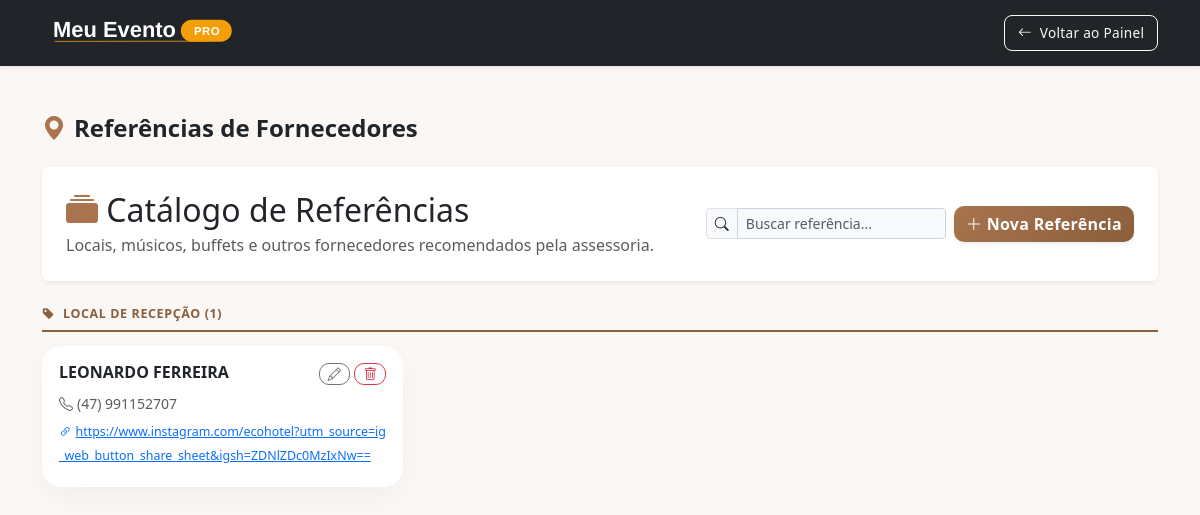
Page /referencias.php (signed in) on the committed database.
### tables this page shows
CREATE TABLE `referencias_fornecedores` (
  `id` int(11) NOT NULL,
  `categoria` varchar(50) NOT NULL,
  `nome` varchar(150) NOT NULL,
  `contato` varchar(100) DEFAULT NULL,
  `email` varchar(150) DEFAULT NULL,
  `redes_sociais` varchar(255) DEFAULT NULL,
  `endereco` varchar(255) DEFAULT NULL,
  `observacoes` text DEFAULT NULL,
  `criado_em` timestamp NOT NULL DEFAULT current_timestamp()
);

### referencias.php (the view, shortened to what this page needs)
<?php
require_once 'conexao.php';
try {
    $pdo->query("SELECT 1 FROM referencias_fornecedores LIMIT 1");
} catch (Exception $e) {
    $pdo->exec("
        CREATE TABLE referencias_fornecedores (
            id            INT AUTO_INCREMENT PRIMARY KEY,
            categoria     VARCHAR(50)  NOT NULL,
            nome          VARCHAR(150) NOT NULL,
            contato       VARCHAR(100) NULL,
            email         VARCHAR(150) NULL,
            redes_sociais VARCHAR(255) NULL,
            endereco      VARCHAR(255) NULL,
            observacoes   TEXT         NULL,
            criado_em     TIMESTAMP    DEFAULT CURRENT_TIMESTAMP
        ) ENGINE=InnoDB DEFAULT CHARSET=utf8mb4 COLLATE=utf8mb4_unicode_ci;
    ");
}
$lista = $pdo->query("SELECT * FROM referencias_fornecedores ORDER BY categoria ASC, nome ASC")->fetchAll();
$grupos = [];
foreach ($lista as $r) {
    $grupos[$r['categoria']][] = $r;
}
ksort($grupos);
?>
<!DOCTYPE html>
<html lang="pt-br">
<head>
    <link href="https://cdn.jsdelivr.net/npm/bootstrap@5.3.0/dist/css/bootstrap.min.css" rel="stylesheet">
    <link rel="stylesheet" href="https://cdn.jsdelivr.net/npm/bootstrap-icons@1.11.0/font/bootstrap-icons.css">
    <link rel="stylesheet" href="css/estilo.css?v=8">
</head>
<body class="bg-light">
<nav class="navbar navbar-dark bg-dark shadow-sm">
    <div class="container">
        <span class="navbar-brand mb-0">
            <img src="img/LOGO MEP NAV.svg" alt="Meu Evento PRO" style="height:40px;">
        </span>
        <div class="d-flex align-items-center gap-2">
            <a href="painel_admin.php" class="btn btn-sm btn-outline-light rounded-3">
                <i class="bi bi-arrow-left me-1"></i> Voltar ao Painel
            </a>
        </div>
    </div>
</nav>
<div class="container my-5">
    <h4 class="fw-bold mb-4"><i class="bi bi-geo-alt-fill text-primary me-2"></i>Referências de Fornecedores</h4>
    <div class="bg-white p-4 rounded shadow-sm mb-4 d-flex flex-wrap justify-content-between align-items-center gap-3">
        <div>
            <h2 class="mb-1"><i class="bi bi-collection-fill text-primary"></i> Catálogo de Referências</h2>
            <p class="text-muted mb-0">Locais, músicos, buffets e outros fornecedores recomendados pela assessoria.</p>
        </div>
        <div class="d-flex flex-wrap gap-2 align-items-center">
            <div class="input-group input-group-sm" style="max-width: 240px;">
                <span class="input-group-text"><i class="bi bi-search"></i></span>
                <input type="text" id="campoBusca" class="form-control" placeholder="Buscar referência...">
            </div>
            <button class="btn btn-primary fw-bold shadow-sm" data-bs-toggle="modal" data-bs-target="#modalAdicionar">
                <i class="bi bi-plus-lg"></i> Nova Referência
            </button>
        </div>
    </div>
    <div id="lista-referencias">
        <?php if (empty($grupos)): ?>
            <div class="card border-0 shadow-sm text-center py-5 text-muted">
                <i class="bi bi-inbox fs-1 mb-2"></i>
                <p class="mb-0">Nenhuma referência cadastrada ainda. Clique em "Nova Referência" para começar.</p>
            </div>
        <?php else: foreach ($grupos as $categoria => $itens): ?>
            <div class="grupo-categoria" data-categoria="<?= strtolower(htmlspecialchars($categoria, ENT_QUOTES, 'UTF-8')) ?>">
                <div class="categoria-titulo"><i class="bi bi-tag-fill me-1"></i> <?= htmlspecialchars($categoria, ENT_QUOTES, 'UTF-8') ?> (<?= count($itens) ?>)</div>
                <div class="row g-3 mb-2">
                    <?php foreach ($itens as $r): ?>
                    <div class="col-md-6 col-lg-4 item-referencia" data-nome="<?= strtolower(htmlspecialchars($r['nome'], ENT_QUOTES, 'UTF-8')) ?>">
                        <div class="card border-0 shadow-sm card-ref h-100">
                            <div class="card-body p-3">
                                <div class="d-flex justify-content-between align-items-start mb-2">
                                    <h6 class="fw-bold mb-0"><?= htmlspecialchars($r['nome'], ENT_QUOTES, 'UTF-8') ?></h6>
                                    <div class="d-flex gap-1 flex-shrink-0">
                                        <button type="button" class="btn btn-sm btn-outline-secondary py-0 px-2" data-bs-toggle="modal" data-bs-target="#modalEditar<?= $r['id'] ?>" title="Editar">
                                            <i class="bi bi-pencil"></i>
                                        </button>
                                        <button type="button" class="btn btn-sm btn-outline-danger py-0 px-2" data-bs-toggle="modal" data-bs-target="#modalExcluir<?= $r['id'] ?>" title="Excluir">
                                            <i class="bi bi-trash"></i>
                                        </button>
                                    </div>
                                </div>
                                <?php if (!empty($r['contato'])): ?>
                                    <div class="small text-muted mb-1"><i class="bi bi-telephone me-1"></i><?= htmlspecialchars($r['contato'], ENT_QUOTES, 'UTF-8') ?></div>
                                <?php endif; ?>
                                <?php if (!empty($r['redes_sociais'])): ?>
                                    <?php $red = $r['redes_sociais']; $ehLink = preg_match('#^https?://#i', $red); ?>
                                    <div class="mb-1">
                                        <?php if ($ehLink): ?>
                                            <a href="<?= htmlspecialchars($red, ENT_QUOTES, 'UTF-8') ?>" target="_blank" rel="noopener noreferrer" class="link-social"><i class="bi bi-link-45deg me-1"></i><?= htmlspecialchars($red, ENT_QUOTES, 'UTF-8') ?></a>
                                        <?php else: ?>
                                            <span class="link-social text-muted"><i class="bi bi-at me-1"></i><?= htmlspecialchars($red, ENT_QUOTES, 'UTF-8') ?></span>
                                        <?php endif; ?>
                                    </div>
                                <?php endif; ?>
                            </div>
                        </div>
                    </div>
                    <?php endforeach; ?>
                </div>
            </div>
        <?php endforeach; endif; ?>
    </div>
</div>
</body>
</html>

### css/estilo.css (style rules this page uses)
:root { --color-primary: #a9744f; --color-primary-dark: #8b5e3c; --color-primary-light: #f2e4d8; --bg-app: #faf7f4; --color-success: #22c55e; --color-warning: #f59e0b; --color-danger: #dc2626; --bs-primary: #a9744f; --bs-primary-rgb: 169, 116, 79; --bs-light: #faf7f4; --bs-light-rgb: 250, 247, 244; --verde: #22c55e; --amarel: #f59e0b; --vermelho: #ef4444; --azul: #3b82f6; --space-xs: 0.25rem; --space-sm: 0.5rem; --space-md: 1rem; --space-lg: 1.5rem; --shadow-sm: 0 1px 2px 0 rgba(0, 0, 0, 0.05); --shadow-md: 0 4px 6px -1px rgba(0, 0, 0, 0.1); --shadow-lg: 0 10px 15px -3px rgba(0, 0, 0, 0.1); --radius-sm: 8px; --radius-md: 12px; --radius-lg: 20px; --transition-fast: 0.15s ease; --transition-slow: 0.3s ease; }
html { scroll-behavior: smooth; }
body { font-family: var(--bs-font-sans-serif); background-color: var(--bg-app); color: var(--bs-body-color); -webkit-font-smoothing: antialiased; -moz-osx-font-smoothing: grayscale; }
.card { animation: fadeUp 0.5s cubic-bezier(0.16, 1, 0.3, 1) forwards; border: 1px solid rgba(255, 255, 255, 0.5) !important; border-radius: 20px; background: rgba(255, 255, 255, 0.95); backdrop-filter: blur(10px); box-shadow: 0 10px 30px -5px rgba(15, 23, 42, 0.05) !important; transition: transform 0.3s ease, box-shadow 0.3s ease; }
.btn { border-radius: 10px; font-weight: 500; letter-spacing: 0.3px; transition: all 0.25s cubic-bezier(0.4, 0, 0.2, 1); }
.btn-primary { background: linear-gradient(135deg, var(--color-primary) 0%, var(--color-primary-dark) 100%); border: none; box-shadow: 0 4px 12px rgba(169, 116, 79, 0.25); }
.btn-sm { padding: 0.4rem 0.8rem; font-size: 0.85rem; }
.form-control, .form-select { border-radius: 10px; border: 1px solid #cbd5e1; padding: 0.7rem 1rem; font-size: 0.95rem; background-color: #f8fafc; transition: all 0.2s; }
a { transition: color 0.15s ease, opacity 0.15s ease; }

### referencias.php (style rules this page uses)
.card-ref { transition: box-shadow .2s, transform .2s; }
.categoria-titulo { font-size: .78rem; text-transform: uppercase; letter-spacing: .05em; font-weight: 800; color: var(--color-primary-dark); border-bottom: 2px solid var(--color-primary-dark); padding-bottom: 6px; margin: 24px 0 14px; }
.categoria-titulo:first-of-type { margin-top: 0; }
.link-social { font-size: .78rem; word-break: break-all; }

### rows in the picture
referencias_fornecedores: nome "LEONARDO FERREIRA", contato "(47) 991152707", redes_sociais "https://www.instagram.com/ecohotel?utm_source=ig_web_button_share_sheet&igsh=ZDNlZDc0MzIxNw=="

### other values in the picture
$categoria "LOCAL DE RECEPÇÃO"
count($itens) "1"
